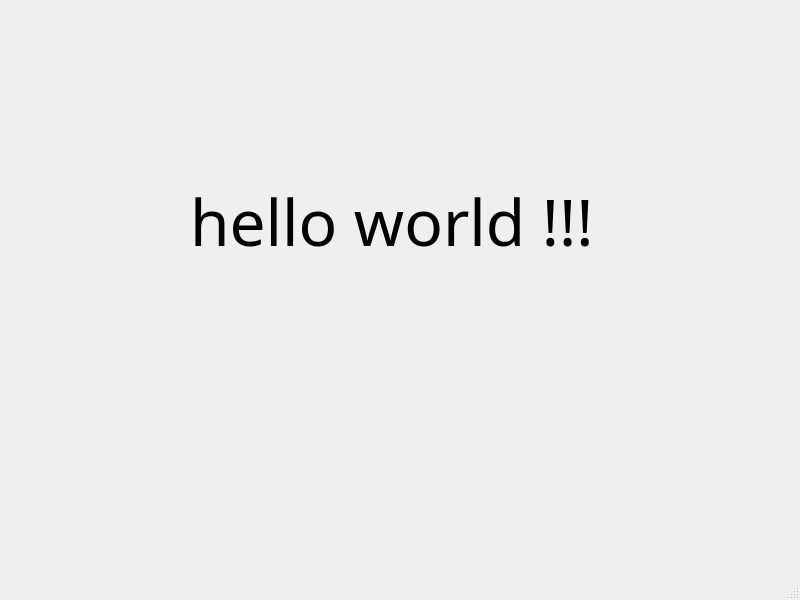
<?xml version="1.0" encoding="UTF-8"?>
<ui version="4.0">
 <class>MainWindow</class>
 <widget class="QMainWindow" name="MainWindow">
  <property name="geometry">
   <rect>
    <x>0</x>
    <y>0</y>
    <width>800</width>
    <height>600</height>
   </rect>
  </property>
  <property name="windowTitle">
   <string>MainWindow</string>
  </property>
  <widget class="QWidget" name="centralwidget">
   <widget class="QLabel" name="label">
    <property name="geometry">
     <rect>
      <x>190</x>
      <y>180</y>
      <width>461</width>
      <height>81</height>
     </rect>
    </property>
    <property name="font">
     <font>
      <family>aakar</family>
      <pointsize>48</pointsize>
     </font>
    </property>
    <property name="text">
     <string>hello world !!!</string>
    </property>
   </widget>
  </widget>
  <widget class="QStatusBar" name="statusbar"/>
  <action name="actionhello_world">
   <property name="text">
    <string> </string>
   </property>
  </action>
 </widget>
 <resources/>
 <connections/>
</ui>
